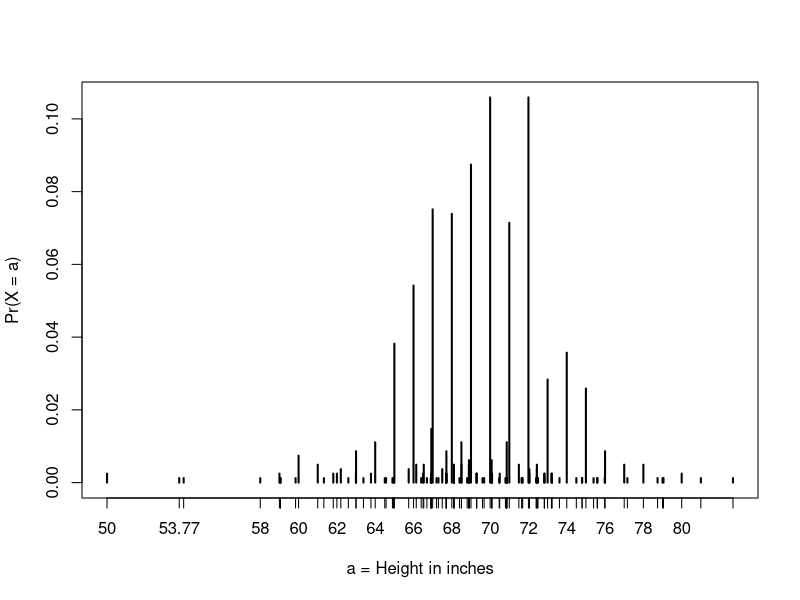
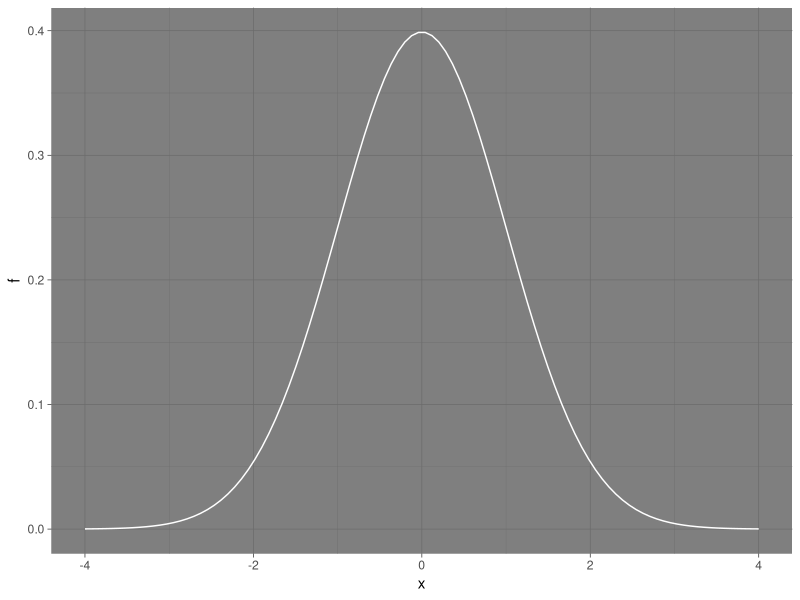
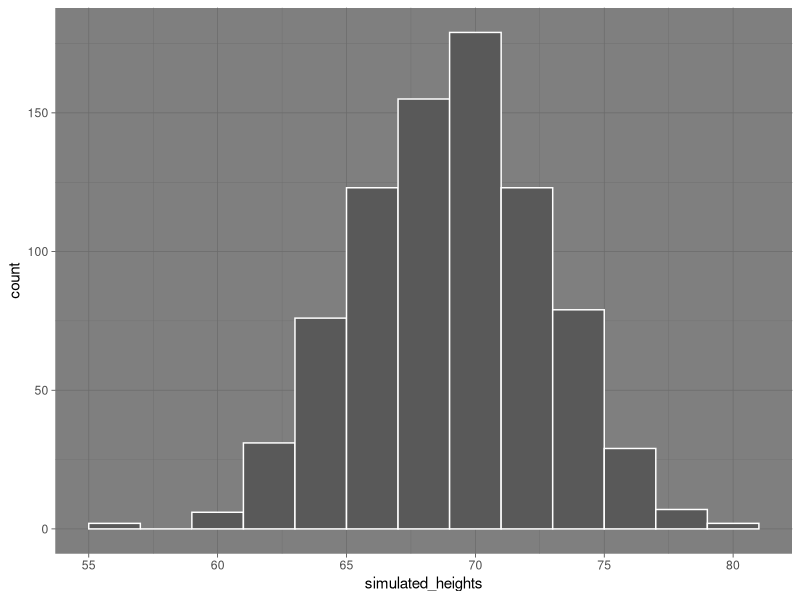

Source code (R) for these figures, in order:
## ---- chunk 1
knitr::opts_chunk$set(echo = TRUE)
## ---- chunk 2
library(tidyverse)
library(dslabs)
data(heights)
x <- heights %>% filter(sex == "Male") %>% .$height
## ---- chunk 3
F <- function(a) mean(x<=a)
## ---- chunk 4
1 - F(70.5)
## ---- chunk 5
F(70) - F(65)
## ---- chunk 6
1 - pnorm(70.5, mean(x), sd(x))
## ---- chunk 7
plot(prop.table(table(x)), xlab = "a = Height in inches", ylab = "Pr(X = a)")
## ---- chunk 8
x <- seq(-4, 4, length = 100)
data.frame(x, f = dnorm(x)) %>%
  ggplot(aes(x, f)) +
  geom_line(color = "white") +
  theme_dark()
## ---- chunk 9
x <- heights %>% filter(sex == "Male") %>% .$height
n <- length(x)
avg <- mean(x)
s <- sd(x)
simulated_heights <- rnorm(n, avg, s)
data.frame(simulated_heights=simulated_heights) %>% ggplot(aes(simulated_heights)) +
  geom_histogram(color = "white", binwidth = 2) +
  theme_dark()
## ---- chunk 10
B <- 10000
tallest <- replicate(B, {
  simulated_data <- rnorm(800, avg, s)
  max(simulated_data)
})
